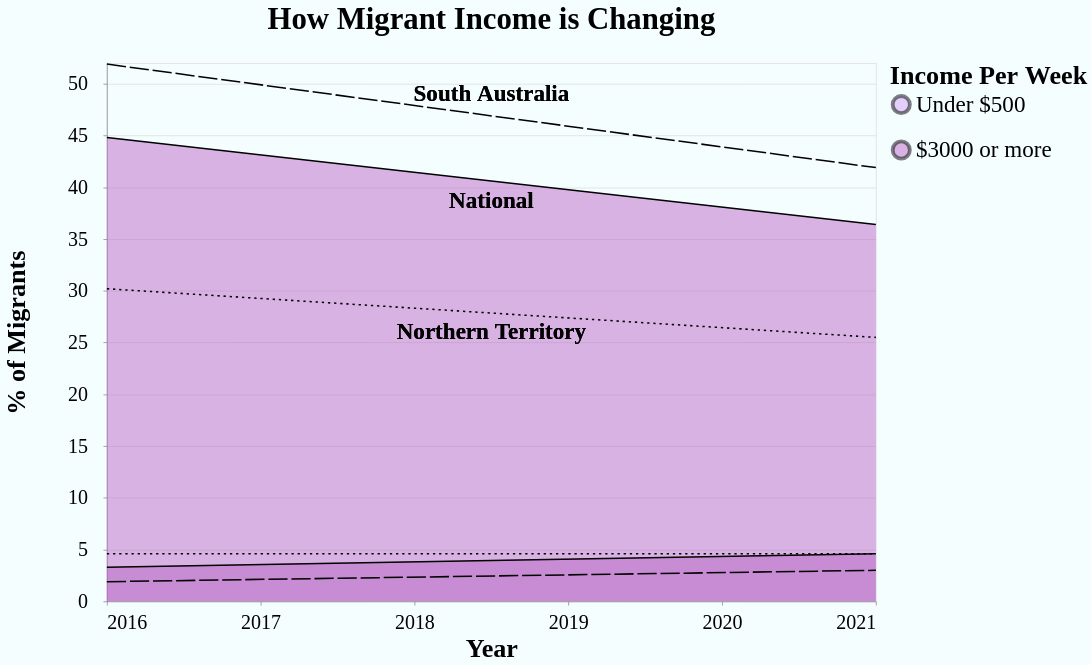

Vega-Lite specification stored for this chart:
### Vega-Lite specification from a JSON file in a GitHub repository (floating-point values rounded to 4 significant figures)
{"$schema": "https://vega.github.io/schema/vega-lite/v5.json", "title": {"text": "How Migrant Income is Changing", "font": "Dubai", "dy": -30, "fontSize": 40}, "background": "#f5feff", "width": 1000, "height": 700, "data": {"values": [{"Code": 4, "Label": "South Australia", "Year": 2016, "Under $500 per week": 51.9, "$3000 or more per week (%)": 1.9, "Category": "Under $500"}, {"Code": 4, "Label": "South Australia", "Year": 2021, "Under $500 per week": 41.9, "$3000 or more per week (%)": 3.0, "Category": "Under $500"}, {"Code": 7, "Label": "Northern Territory", "Year": 2016, "Under $500 per week": 30.2, "$3000 or more per week (%)": 4.6, "Category": "Under $500"}, {"Code": 7, "Label": "Northern Territory", "Year": 2021, "Under $500 per week": 25.5, "$3000 or more per week (%)": 4.6, "Category": "Under $500"}, {"Code": 8, "Label": "National", "Year": 2016, "Under $500 per week": 44.8, "$3000 or more per week (%)": 3.3, "Category": "$3000 or more"}, {"Code": 8, "Label": "National", "Year": 2021, "Under $500 per week": 36.4, "$3000 or more per week (%)": 4.6, "Category": "$3000 or more"}]}, "layer": [{"mark": {"type": "area", "opacity": 0.5}, "transform": [{"filter": "datum.Label == 'National'"}], "encoding": {"x": {"field": "Year", "type": "quantitative", "axis": {"title": "Year", "labelFont": "Dubai", "labelFontSize": 26, "titleFont": "Dubai", "titleFontSize": 34, "ticks": true, "tickCount": 4, "labelPadding": 10, "grid": false, "format": "d"}}, "y": {"field": "Under $500 per week", "type": "quantitative", "scale": {"domain": [0, 52]}, "axis": {"title": "% of Migrants", "labelFont": "Dubai", "labelFontSize": 26, "titleFont": "Dubai", "titleFontSize": 34, "labelPadding": 20, "tickMinStep": 5, "titleX": -100}}, "color": {"field": "Category", "scale": {"domain": ["Under $500", "$3000 or more"], "range": ["#CF9FFA", "#BA68C8"]}, "legend": {"title": "Income Per Week", "labelFontSize": 30, "titleFontSize": 34, "titleFont": "Dubai", "labelFont": "Dubai", "labelLimit": 1000, "rowPadding": 15, "titleLimit": 1000, "symbolStrokeColor": "black", "symbolStrokeWidth": 5, "symbolSize": 500}}}}, {"mark": {"type": "line", "stroke": "black", "strokeDash": [3, 5]}, "transform": [{"filter": "datum.Label == 'Northern Territory'"}], "encoding": {"x": {"field": "Year", "type": "quantitative"}, "y": {"field": "Under $500 per week", "type": "quantitative", "scale": {"domain": [0, 52]}}}}, {"mark": {"type": "area", "opacity": 0.5}, "transform": [{"filter": "datum.Label == 'National'"}], "encoding": {"x": {"field": "Year", "type": "quantitative"}, "y": {"field": "$3000 or more per week (%)", "type": "quantitative", "scale": {"domain": [0, 52]}}, "color": {"value": "#BA68C8"}}}, {"mark": {"type": "line", "stroke": "black", "strokeDash": [0, 0]}, "transform": [{"filter": "datum.Label == 'National'"}], "encoding": {"x": {"field": "Year", "type": "quantitative"}, "y": {"field": "Under $500 per week", "type": "quantitative", "scale": {"domain": [0, 52]}}}}, {"mark": {"type": "line", "stroke": "black", "strokeDash": [0, 0]}, "transform": [{"filter": "datum.Label == 'National'"}], "encoding": {"x": {"field": "Year", "type": "quantitative"}, "y": {"field": "$3000 or more per week (%)", "type": "quantitative", "scale": {"domain": [0, 52]}}}}, {"mark": {"type": "line", "stroke": "black", "strokeDash": [25, 5]}, "transform": [{"filter": "datum.Label == 'South Australia'"}], "encoding": {"x": {"field": "Year", "type": "quantitative"}, "y": {"field": "Under $500 per week", "type": "quantitative", "scale": {"domain": [0, 52]}}}}, {"mark": {"type": "line", "stroke": "black", "strokeDash": [25, 5]}, "transform": [{"filter": "datum.Label == 'South Australia'"}], "encoding": {"x": {"field": "Year", "type": "quantitative"}, "y": {"field": "$3000 or more per week (%)", "type": "quantitative", "scale": {"domain": [0, 52]}}}}, {"mark": {"type": "line", "stroke": "black", "strokeDash": [3, 5]}, "transform": [{"filter": "datum.Label == 'Northern Territory'"}], "encoding": {"x": {"field": "Year", "type": "quantitative"}, "y": {"field": "$3000 or more per week (%)", "type": "quantitative", "scale": {"domain": [0, 52]}}}}, {"mark": {"type": "text", "font": "Dubai", "fontSize": 30, "fontWeight": "bold", "dy": -310}, "transform": [{"filter": "datum.Label == 'South Australia'"}], "encoding": {"text": {"field": "Label"}, "color": {"condition": {"test": "datum.Label == 'South Australia'", "value": "black"}, "value": "black"}}}, {"mark": {"type": "text", "font": "Dubai", "fontSize": 30, "fontWeight": "bold", "dy": -170}, "transform": [{"filter": "datum.Label == 'National'"}], "encoding": {"text": {"field": "Label"}, "color": {"condition": {"test": "datum.Label == 'National'", "value": "black"}, "value": "black"}}}, {"mark": {"type": "text", "font": "Dubai", "fontSize": 30, "fontWeight": "bold", "dy": 0}, "transform": [{"filter": "datum.Label == 'Northern Territory'"}], "encoding": {"text": {"field": "Label"}, "color": {"condition": {"test": "datum.Label == 'National'", "value": "black"}, "value": "black"}}}]}
